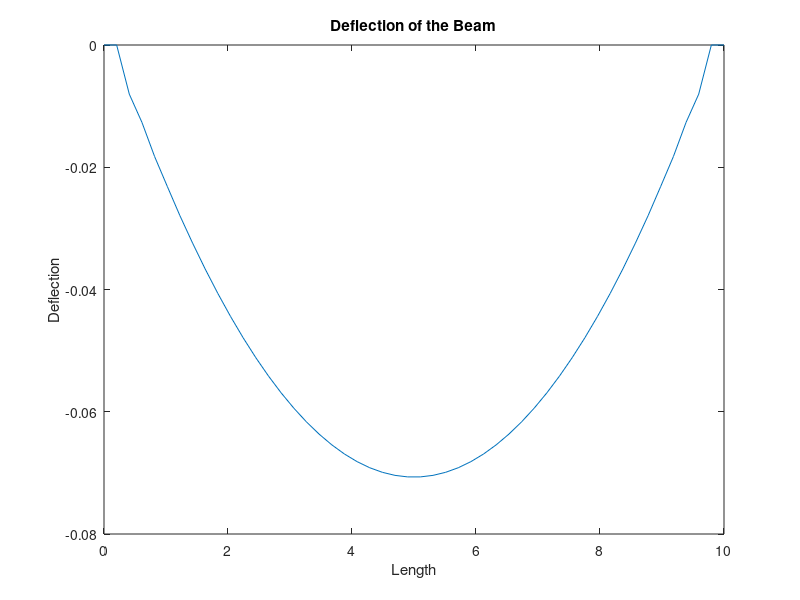

Write the MATLAB code that produced this figure.
%% EMEC303
% HW 6
% Hannah King

clear; clc;
%% Problem 2
%inputs
L = 10; %m
q = -1000; %N/m
E = 200*10^9; %Pa
I = 4*10^-6; %m^4

%Matrix method
% initialize matrices
N=50; % number of discrete points on object (meshsize in 2D)
A = zeros(N,N);
b = zeros(N,1);
dx = L/N; %step size
xm = linspace(0,L,N);
RHS = q/(E*I);

% BC
A(1,1) = 1;
A(2,2) = 1;
A(N-1, N-1) = 1;
A(N,N) = 1;

% Fill matrices
for i=3:N-2
    A(i,i) = -4;
    A(i,i-2) = 1;
    A(i,i-1) = 1;
    A(i,i+1) = 1;
    A(i,i+2) = 1;
    b(i) = RHS;
end

% Solve
T_mat = -A\b;

%plot
figure(1); clf(1);
plot(xm,T_mat) % Matrix method
title('Deflection of the Beam')
xlabel('Length')
ylabel('Deflection')